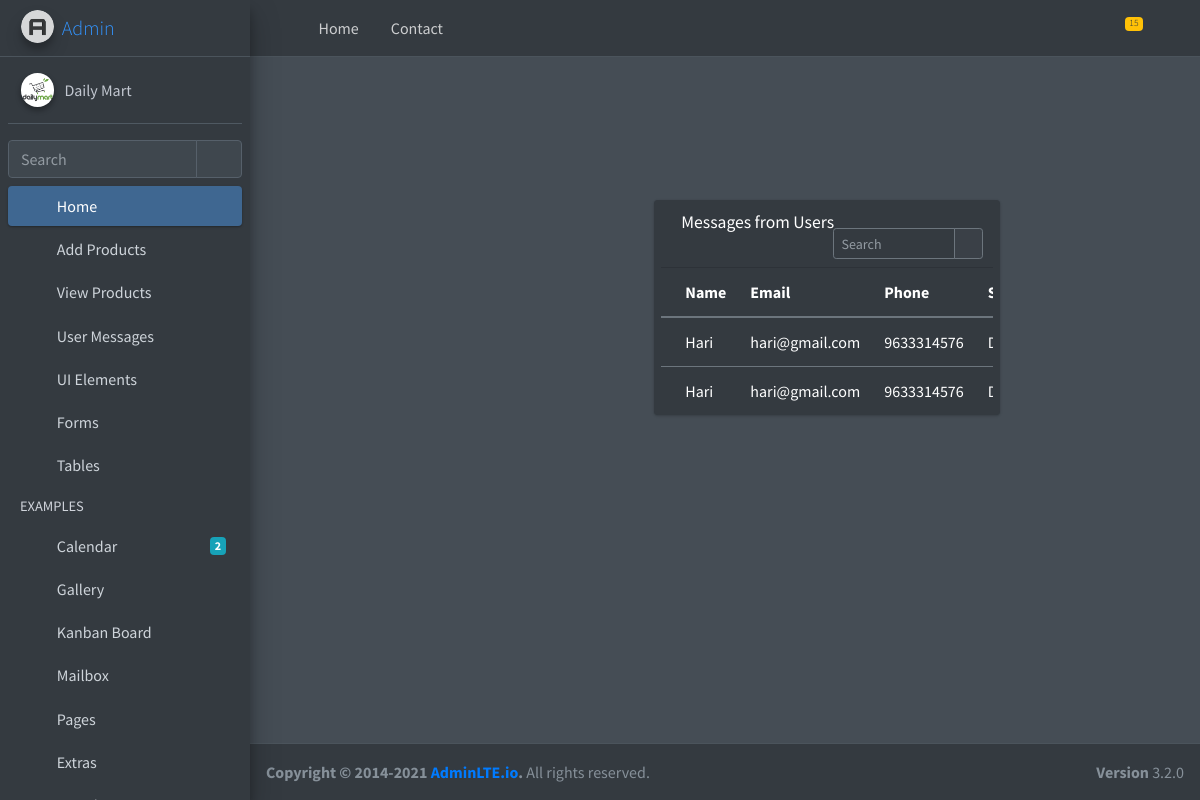
The app's page /usermessage/ with its own data.
### Userapp/models.py (models this page shows, shortened)
class Contact_details(models.Model):
    name=models.CharField(max_length=30)
    email=models.CharField(max_length=30)
    phone=models.IntegerField()
    subject=models.CharField(max_length=40)
    message=models.TextField(max_length=250)

### Adminapp/views.py (the view)
# urls.py: path('usermessage/',views.usermessage,name='usermessage'),
def usermessage(request):
    data=Contact_details.objects.all()
    return render(request,'usermessage.html',{'data':data})

### Adminapp/templates/usermessage.html (shortened to what this page needs)
{% extends 'adminindex.html' %}
{% block content %}
<div class="row">
    <div class="container-fluid">
    <div class="col-9 float-right" style="padding-right:200px;">
      <div class="card col-6 float-right" style="margin-top: 200px;">
              <div class="card-header">
          <h3 class="card-title">Messages from Users</h3>
          <div class="card-tools">
            <div class="input-group input-group-sm" style="width: 150px;">
              <input type="text" name="table_search" class="form-control float-right" placeholder="Search">
              <div class="input-group-append">
                <button type="submit" class="btn btn-default">
                  <i class="fas fa-search"></i>
                </button>
              </div>
            </div>
          </div>
        </div>
        <div class="card-body table-responsive p-0">
          <table class="table table-hover text-nowrap">
            <thead>
              <tr>
                <th>Name</th>
                <th>Email</th>
                <th>Phone</th>
                <th>Subject</th>
              </tr>
            </thead>
            <tbody>
                {% for i in data %}
              <tr>
                <td>{{i.name}}</td>
                <td>{{i.email}}</td>
                <td>{{i.phone}}</td>
                <td>{{i.subject}}</td>
              </tr>
              {% endfor %}
            </tbody>
            </table>
        </div></div></div></div>
</div>
{% endblock %}

### records on screen
Contact_details: name "Hari", email "hari@gmail.com", phone "9633314576"
Contact_details: name "Hari", email "hari@gmail.com", phone "9633314576"
